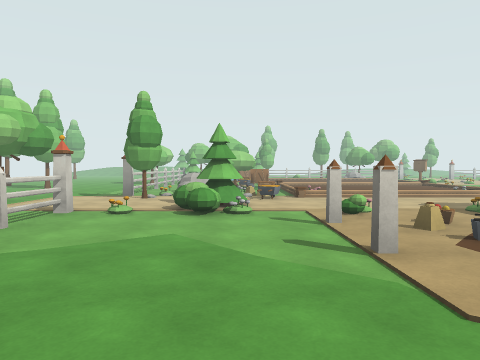
View 1 (above)

22 first-person views from a walk through a Unity game level. The camera is 1.5 m above the floor, tilts 2° down and sees 70° across. The floor is counted in squares, 2 m on a side. Each view is taken from the middle of a square. On the plan, view 1 faces up. The plan holds only what a view shows up to about 11 squares ahead; the rest is blank. The place goes on beyond the plan. The player is left out. Surface patterns are stand-ins for the level's own textures.

View 2
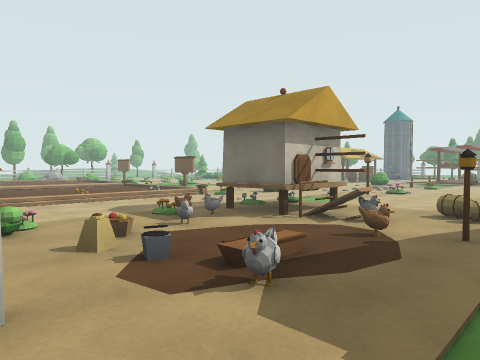

View 3
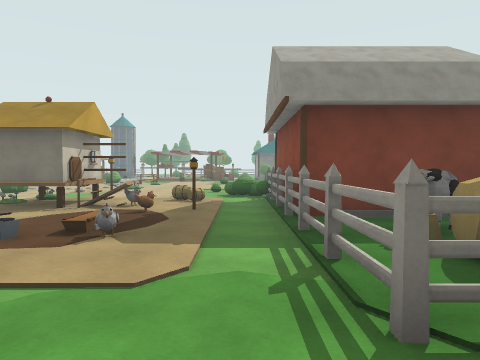

View 4
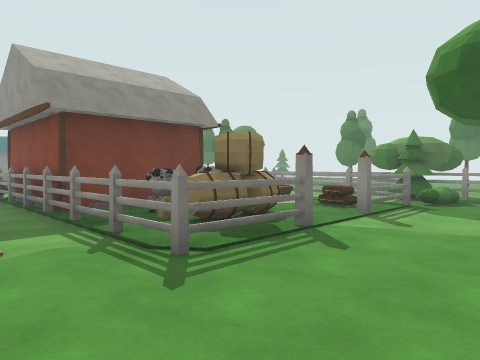

View 5
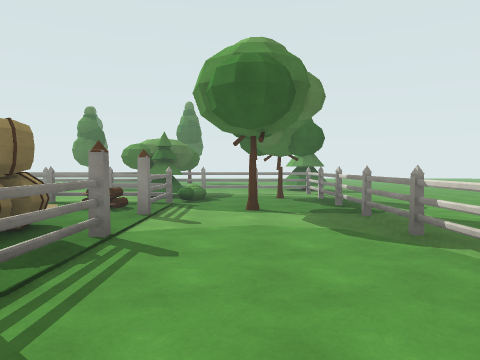

View 6
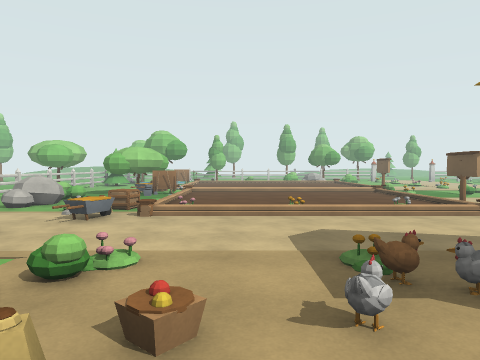

View 7
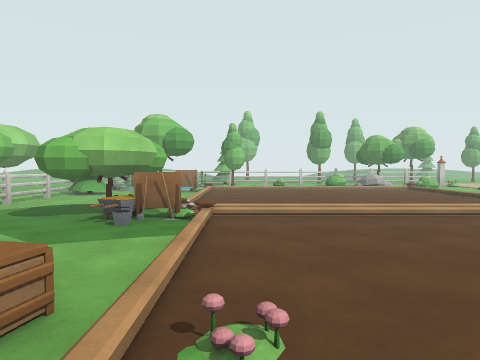

View 8
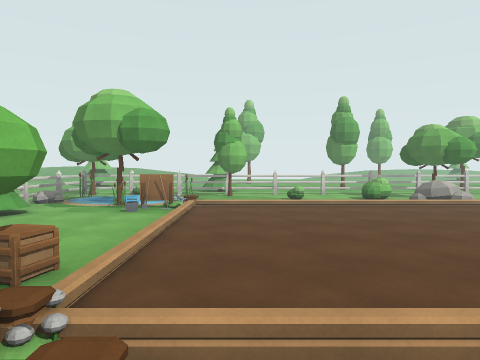

View 9
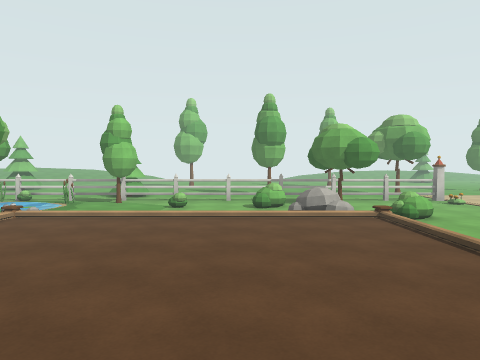

View 10
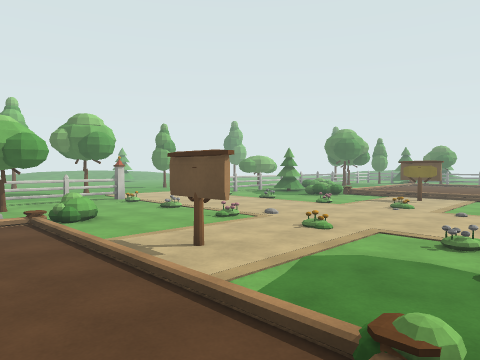

View 11
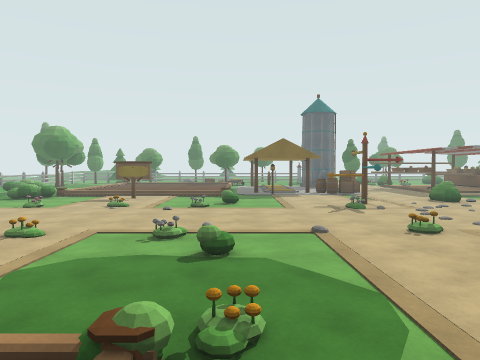

View 12
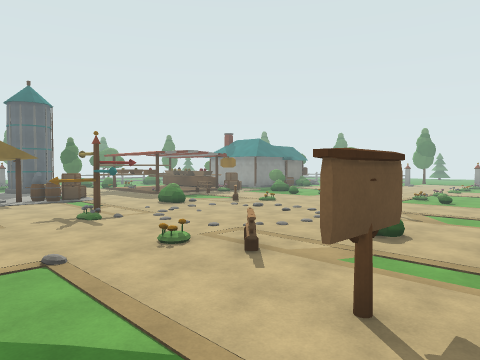

View 13
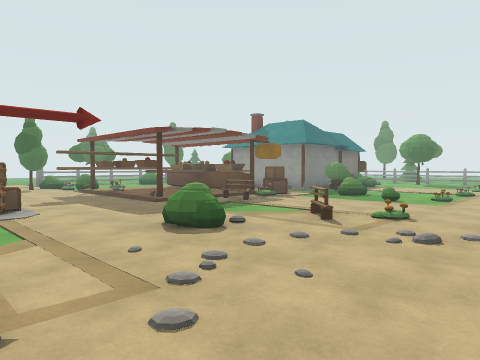

View 14
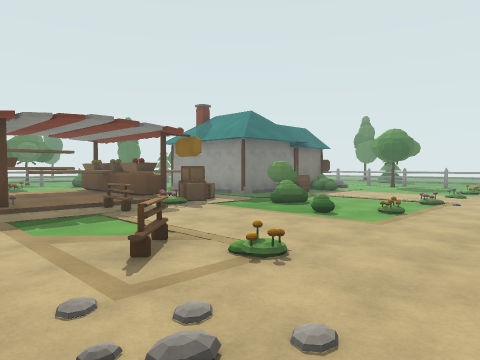

View 15
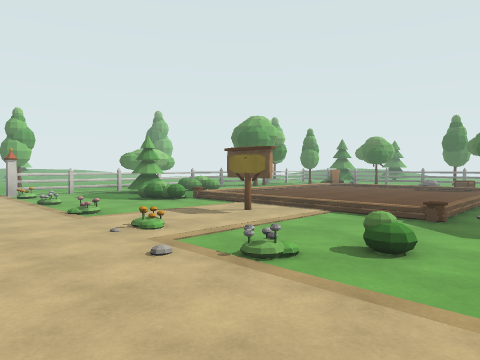

View 16
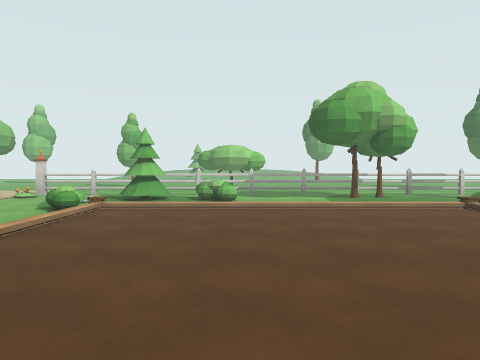

View 17
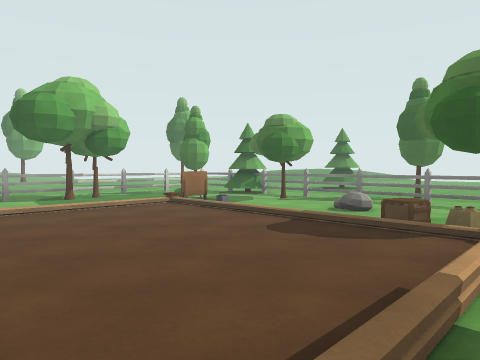

View 18
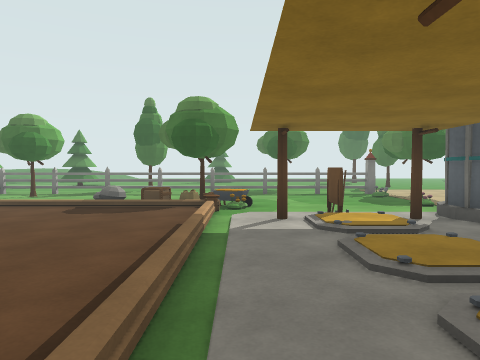

View 19
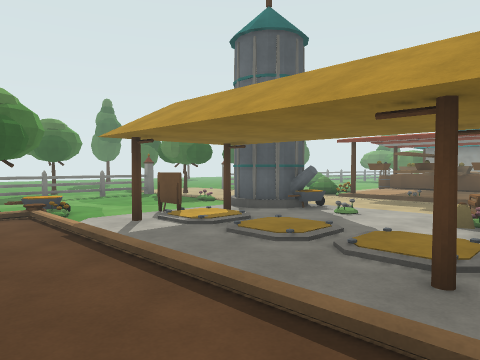

View 20
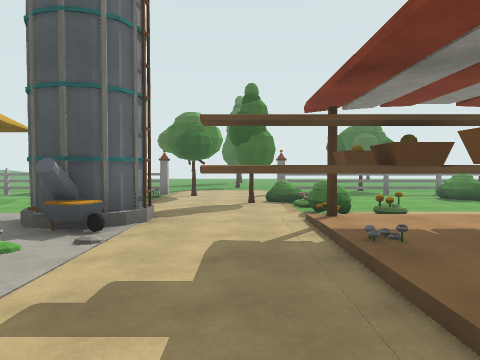

View 21
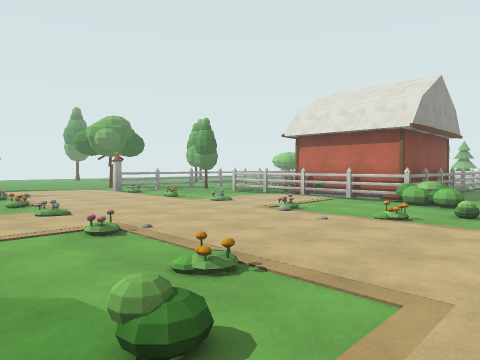

View 22
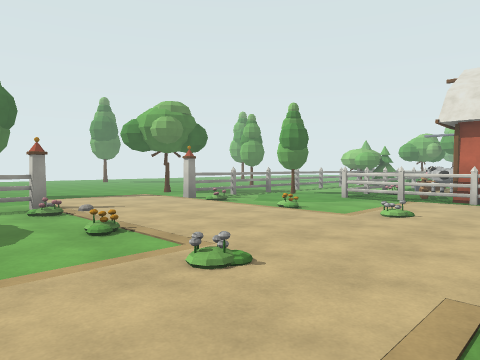

### Floor plan
Key: @ floor where view 1 was taken; # wall or solid block; x gap in a wall; . main floor; : floor 0.25 m higher than the main floor; / step, stairs or slope; ~ water the walk can cross; ^ raised ledge; T thing the floor can be seen under or through; O other object.
Columns run from 7 left of view 1 to 29 right of it. Each row starts with its distance up from view 1.
 25         OO     ..            ..
 24      ...O....  ... .. ..   ........
 23     OOO############..##############
 22     #O~O.O.....O..O..O..OOOO..OO..O
 21     #~~....O.O...........O.O.......O
 20     #.O~     OO/..O..O..O.       ..x.
 19    .#.OOO//////O........O//////OO.OT.
 18    .#O../::::::...O..O...::::::/...T.
 17   OO#.../::::::..........::::::/...T.
 16    O#.../::::::.#.O..O.#.::::::/./.T.
 15     #..O/::::::..........::::::/O..T.
 14     #.. /:::  :...O..O...::::::OOO.T.
 13     #.OOOO/////O......O........OO..T.
 12     #.O..:::::/.......... #///O....T.
 11   ..#OO..:::::/#........../////....T.
 10  ...#OO.O:::::/..OO..O#..OOO..^....T.
  9  ...#O.OOO:O:O/..........OOOOO#.O.O#.
  8  O...O.OO.....O.O.................O..
  7   ....OO...............O....O...O....
  6    .#OOO.O...O...........OO:OOOOOO.#.
  5    .#.....OOO##..OO..OO...::O:O..  #
  4     #....O..##..........O.::::/....#
  3      ...O..O.O...........OOOOO#....#.
  2      .....O.O.O.......O..OO#^   .OO#.
  1      ..........O..O..O..O.O.^    O #.
  0      ..@####OOO#.........O###      #
 -1     #...OOOOOOO#..O..O...O#
 -2    .#..O.OOOOOO#.........O
 -3   ..#..O..OOOOO#..O..O...
 -4   ..#.OOO...O.O#........
 -5  ...#...#xxx####..O..O..
 -6 ....#..O...  ..........
 -7 ....#O..O...  .O..O..O.
 -8 ....####O##########..##

Where each view was taken, in squares from view 1:
view 1: 0 up, 0 right, facing up
view 2: 1 up, 1 right, facing up-right
view 3: 1 up, 1 left, facing right
view 4: 2 up, 2 left, facing down-right
view 5: 2 up, 1 left, facing down
view 6: 3 up, 3 right, facing up
view 7: 8 up, 2 right, facing up
view 8: 12 up, 2 right, facing up
view 9: 13 up, 5 right, facing up
view 10: 13 up, 6 right, facing up-right
view 11: 13 up, 6 right, facing right
view 12: 13 up, 7 right, facing down-right
view 13: 10 up, 12 right, facing down-right
view 14: 7 up, 12 right, facing down-right
view 15: 12 up, 12 right, facing up-right
view 16: 13 up, 20 right, facing up
view 17: 13 up, 20 right, facing up-right
view 18: 13 up, 18 right, facing right
view 19: 15 up, 18 right, facing down-right
view 20: 7 up, 18 right, facing right
view 21: 3 up, 16 right, facing down-left
view 22: 1 down, 16 right, facing down-left
